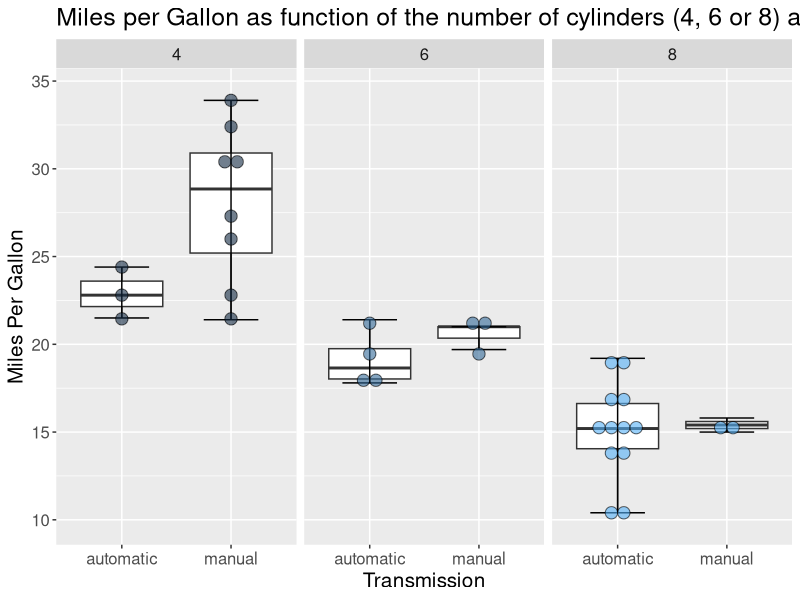
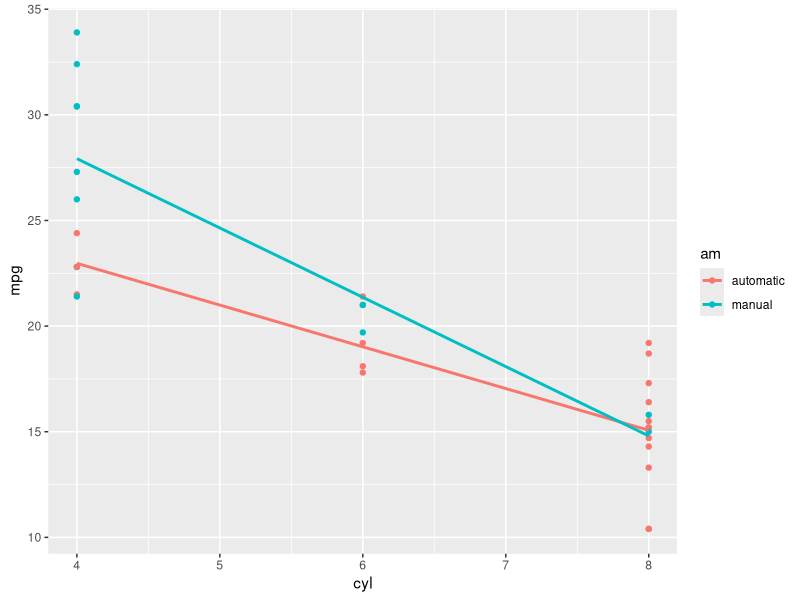
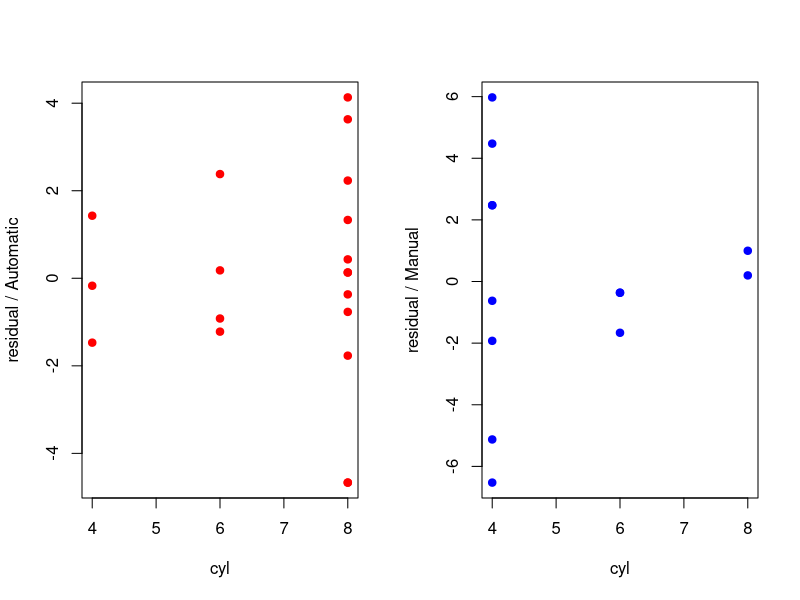

Write R code to recreate these figures, in order.
## ---- chunk 1
library(ggplot2)
library(plyr)
library(gridExtra)

data("mtcars")
head(mtcars)
str(mtcars)
## ---- chunk 2
mtcars$am[mtcars$am == 0] <- "automatic"
mtcars$am[mtcars$am == 1] <- "manual"

mtcars$am <- as.factor(mtcars$am)
## ---- chunk 3

binwidth <- (max(mtcars$mpg) - min(mtcars$mpg))/20

g <-  ggplot(data = mtcars, aes_string(x = "am", y = "mpg")) +
        geom_boxplot() +
        stat_boxplot(geom = "errorbar", width = 0.5) +
        facet_wrap(~ factor(cyl)) +
        labs(x = "Transmission", y = "Miles Per Gallon", title =
                     "Miles per Gallon as function of the number of cylinders (4, 6 or 8) and transmission.") +
        theme(text = element_text(size = 15),
              legend.position="none") +
        geom_dotplot(binaxis = "y", stackdir = "center", stackgroups = TRUE,
              binpositions="all", binwidth = binwidth,
              dotsize = 0.6, alpha = 0.6, aes(fill = cyl))

g
## ---- chunk 4
fit.automatic <- lm(mpg ~ cyl, data = mtcars[mtcars$am == "automatic",])
fit.manual <- lm(mpg ~ cyl, data = mtcars[mtcars$am == "manual",])

summary(fit.automatic)
summary(fit.manual)

h <- ggplot(data = mtcars, aes(x = cyl, y = mpg, col = am),
            cex=4, alpha = 0.5, width = 0.05) + 
        geom_point() +
        geom_smooth(method = "lm", se = FALSE)
h
## ---- chunk 5
par(mfrow=c(1,2))
plot(mtcars$cyl[mtcars$am=="automatic"], fit.automatic$residuals, pch=19, col="red", xlab="cyl", ylab="residual / Automatic")
plot(mtcars$cyl[mtcars$am=="manual"], fit.manual$residuals, pch=19, col="blue", xlab="cyl", ylab="residual / Manual")
## ---- chunk 6
cbind(mtcars$cyl[mtcars$am=="automatic"], predict.lm(fit.automatic))
cbind(mtcars$cyl[mtcars$am=="manual"], predict.lm(fit.manual))
## ---- chunk 7
27.92553 - 22.97059
21.36383 - 19.01912
14.80213 - 15.06765
